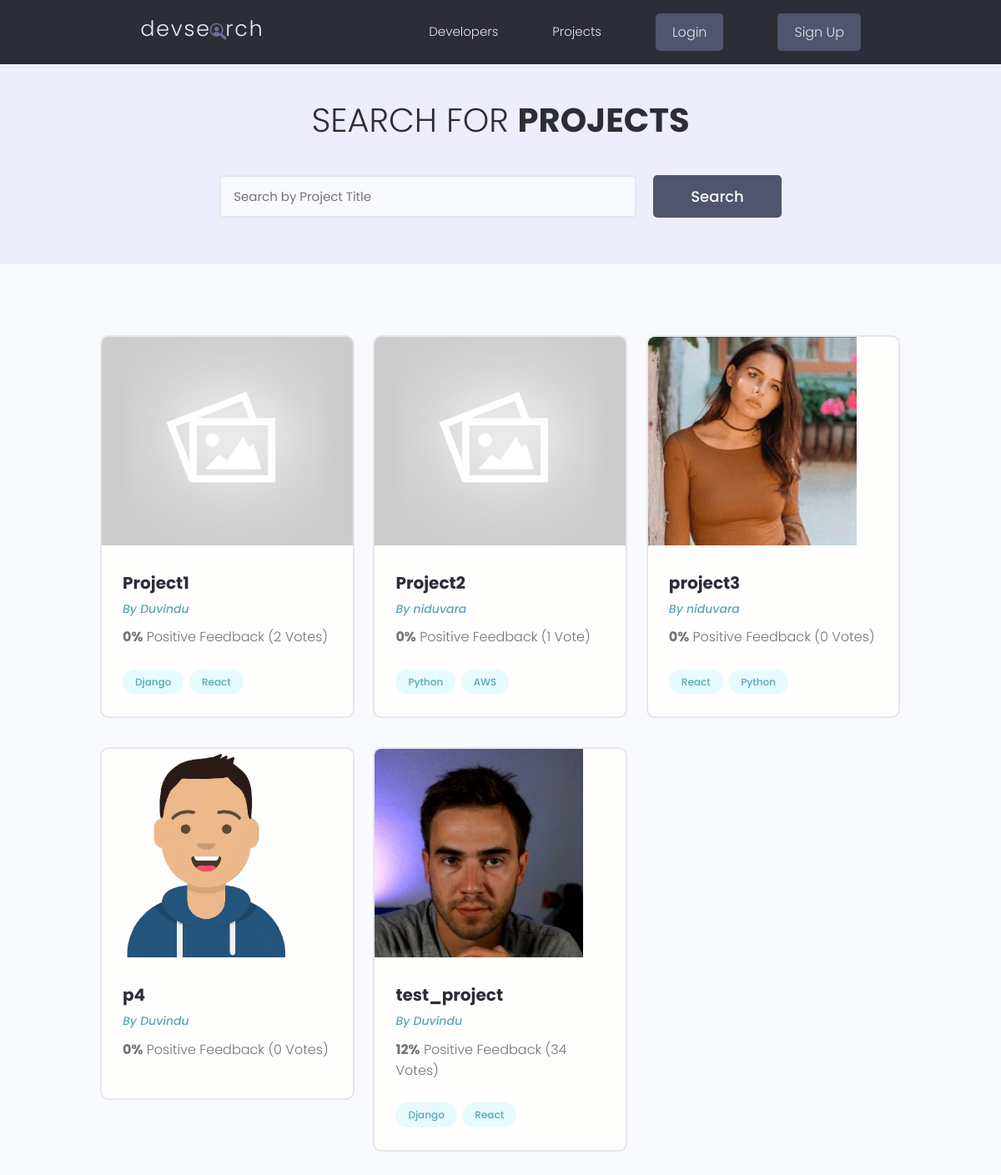
Before: /projects with the older database file.
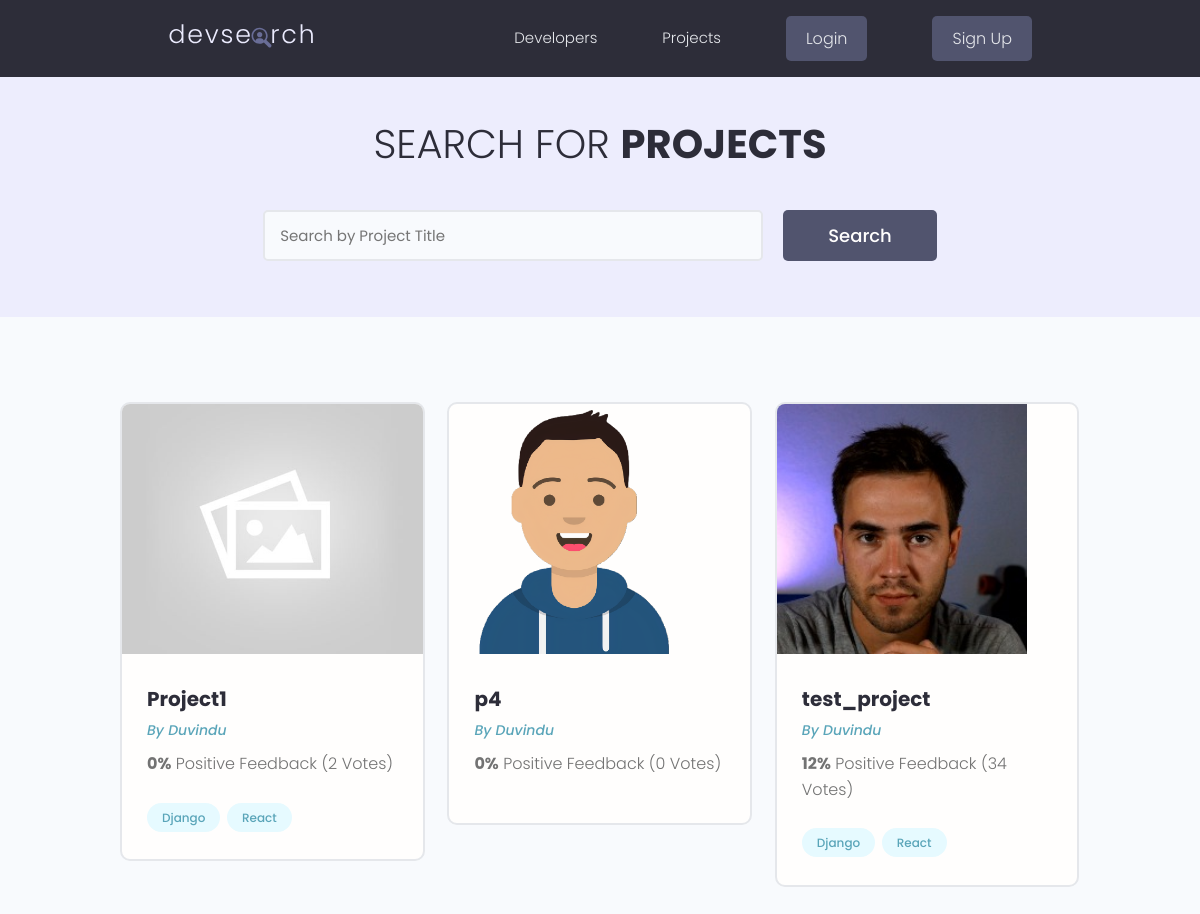
After: the same page with the newer database file.
### home/models.py (models this page shows, shortened)
class Project(models.Model):
    owner = models.ForeignKey(User, on_delete=models.CASCADE, null=True)
    title = models.CharField(max_length=200)
    description = models.TextField(blank=True, null=True)
    source_link = models.CharField(max_length=200, null=True,blank=True)
    created = models.DateTimeField(auto_now_add=True)
    tags = models.ManyToManyField('Tag', blank=True)
    vote_total = models.IntegerField(default=0, blank=True, null=True)
    vote_ratio = models.IntegerField(default=0, null=True, blank=True)
    featured_image = models.ImageField(upload_to='media_project_model/', blank=True, null=True)
    @property
    def imgUrl(self):
        try:
            return f"{self.featured_image.url}"
        except Exception as ex:
            return '/static/images/static_project_model/default.jpg'

class Profile(models.Model):
    user = models.OneToOneField(User,on_delete=models.CASCADE)
    name = models.CharField(max_length=200, blank=True, null=True)
    short_intro = models.CharField(max_length=200, blank=True, null=True)
    long_intro = models.TextField(blank=True, null=True)
    image = models.ImageField(upload_to='media_profile_model/', blank=True, null=True)
    social_github = models.CharField(max_length=200, blank=True, null=True)
    social_linkedin = models.CharField(max_length=200, blank=True, null=True)
    social_website = models.CharField(max_length=200, blank=True, null=True)
    location = models.CharField(max_length=200, blank=True, null=True)
    created = models.DateTimeField(auto_now_add=True)

class Tag(models.Model):
    name = models.CharField(max_length=200)
    created = models.DateTimeField(auto_now_add=True)

### home/views.py (the view)
# urls.py: path('projects', projects, name = 'projects'),
def projects(request):
    projects = Project.objects.all()
    context = {'projects': projects}
    return render(request, 'home/projects.html', context)

### home/templates/home/projects.html (shortened to what this page needs)
{% extends 'base.html' %}
{% block content %}
<main class="projects">
    <section class="hero-section text-center">
      <div class="container container--narrow">
        <div class="hero-section__box">
          <h2>Search for <span>Projects</span></h2>
        </div>
        <div class="hero-section__search">
          <form class="form" action="#" method="get">
            <div class="form__field">
              <input class="input input--text" id="formInput#search" type="text" name="text"
                placeholder="Search by Project Title" />
            </div>
            <input class="btn btn--sub btn--lg" type="submit" value="Search" />
          </form>
        </div>
      </div>
    </section>
    <section class="projectsList">
      <div class="container">
        <div class="grid grid--three">
        {% for project in projects %}
          <div class="column">
            <div class="card project">
              <a href="{% url 'single-project' project.pk %}" class="project">
                <img class="project__thumbnail" src="{{project.imgUrl}}" alt="project thumbnail" />
                <div class="card__body">
                  <h3 class="project__title">{{project.title}}</h3>
                  <p><a class="project__author" href="{% url 'single-profile' project.owner.username %}">By {{project.owner.profile.name}}</a></p>
                  <p class="project--rating">
                    <span style="font-weight: bold;">{{project.vote_ratio}}%</span> Positive
                    Feedback ({{project.vote_total}} Vote{{project.vote_total|pluralize:'s'}})
                  </p>
                  <div class="project__tags">
                    {% for tag in project.tags.all|slice:'2' %}
                        <span class="tag tag--pill tag--main">
                            <small>{{tag.name}}</small>
                        </span>
                    {% endfor %}
                  </div>
                </div>
              </a>
            </div>
          </div>
        {% endfor %}
        </div>
      </div>
    </section>
  </main>
{% endblock content %}

Changed rows visible on the page:
removed Project: title "Project2", owner.profile.name "niduvara", vote_ratio "0", vote_total "1"
no longer on this page (row unchanged): Tag: name "Python"
no longer on this page (row unchanged): Tag: name "AWS", shown under "Project2"
removed Project: imgUrl (picture), title "project3", owner.profile.name "niduvara", vote_ratio "0", vote_total "0", Tag (name "React")
